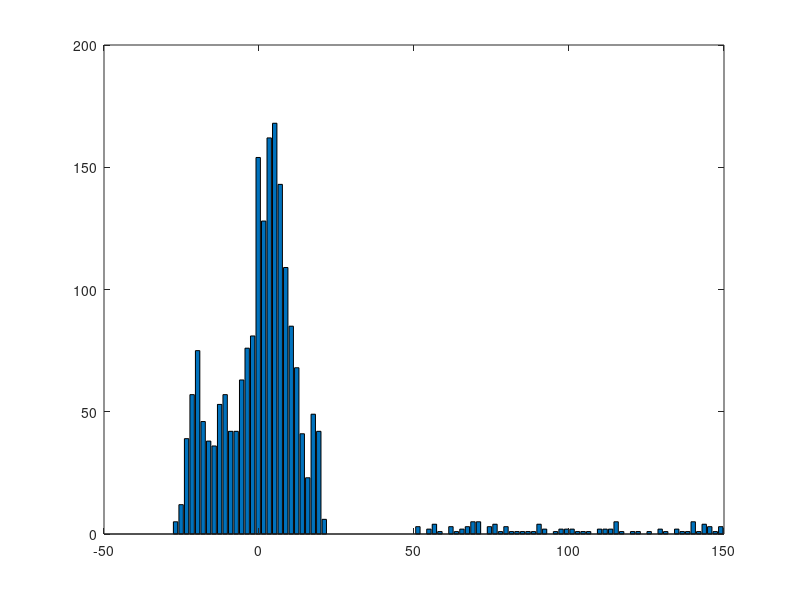
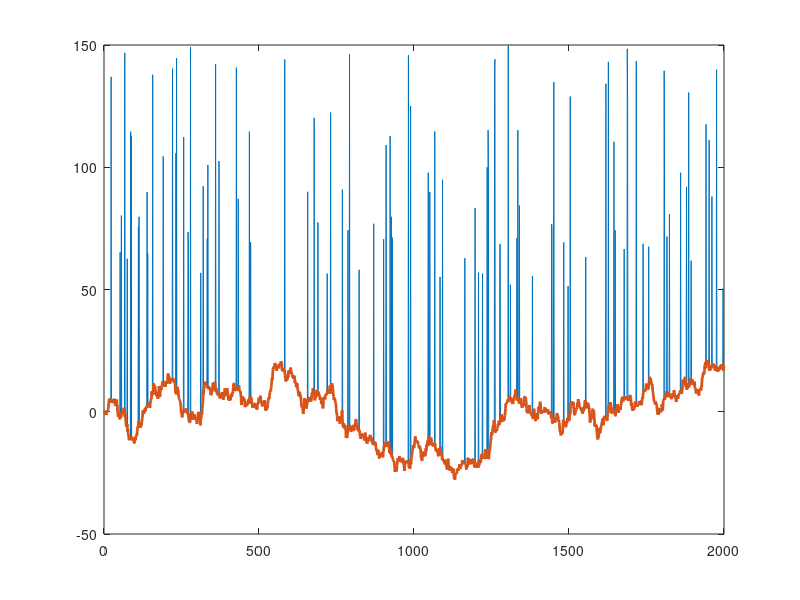

MATLAB code to generate these figures, in order:
%%
%     COURSE: Signal processing problems, solved in MATLAB and Python
%    SECTION: Time-domain denoising
%      VIDEO: Median filter to remove spike noise
% Instructor: sincxpress.com
%
%%

% create signal
n = 2000;
signal = cumsum(randn(n,1));


% proportion of time points to replace with noise
propnoise = .05;

% find noise points
noisepnts = randperm(n);
noisepnts = noisepnts(1:round(n*propnoise));

% generate signal and replace points with noise
signal(noisepnts) = 50+rand(size(noisepnts))*100;


% use hist to pick threshold
%figure(1), clf
%histogram(signal,100) <- matlab
%hist(signal,100) <- octave
%zoom on

% alternative for using the octave
% Use hist to pick threshold
figure(1); clf;
[counts, binCenters] = hist(signal, 100); % Get histogram counts and bin centers
bar(binCenters, counts); % Plot histogram as bar graph
zoom on;

% visual-picked threshold (important)
threshold = 40;

% find data values above the threshold
% Use This
suprathresh = find( signal>threshold );

%all of the timepoints should be replace median time points
%resulting to losing dynamics of the signal
%suprathresh = 1:n;

% initialize filtered signal
filtsig = signal;

% loop through suprathreshold points and set to median of k
k = 20; % actual window is k*2+1
for ti=1:length(suprathresh)

    % find lower and upper bounds
    lowbnd = max(1,suprathresh(ti)-k);
    uppbnd = min(suprathresh(ti)+k,n);

    % compute median of surrounding points
    filtsig(suprathresh(ti)) = median(signal(lowbnd:uppbnd));
end

% plot
figure(2), clf
plot(1:n,signal, 1:n,filtsig, 'linew',2)
zoom on

%% done.

